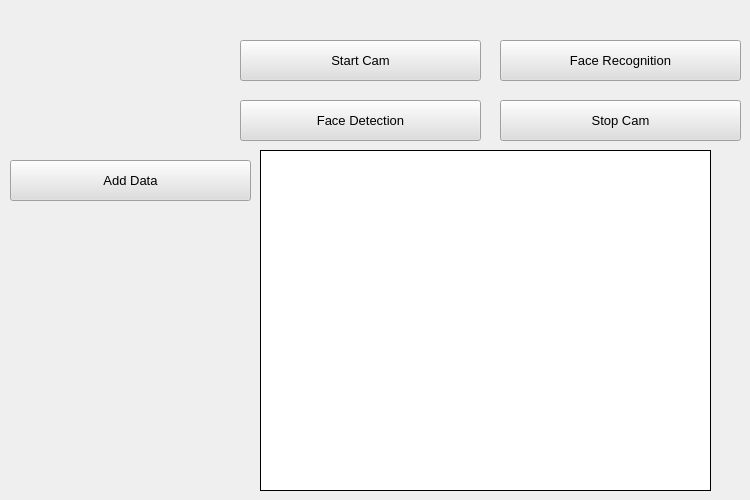
    <widget class="QWidget" name="tab_3">
     <attribute name="title">
      <string>Recognition</string>
     </attribute>
     <widget class="QLabel" name="Face_re_Label">
      <property name="geometry">
       <rect>
        <x>260</x>
        <y>150</y>
        <width>451</width>
        <height>341</height>
       </rect>
      </property>
      <property name="minimumSize">
       <size>
        <width>0</width>
        <height>0</height>
       </size>
      </property>
      <property name="autoFillBackground">
       <bool>false</bool>
      </property>
      <property name="styleSheet">
       <string notr="true">background-color: rgb(255, 255, 255);</string>
      </property>
      <property name="frameShape">
       <enum>QFrame::Box</enum>
      </property>
      <property name="text">
       <string/>
      </property>
     </widget>
     <widget class="QPushButton" name="start_cam_face_reBtn">
      <property name="geometry">
       <rect>
        <x>240</x>
        <y>40</y>
        <width>241</width>
        <height>41</height>
       </rect>
      </property>
      <property name="minimumSize">
       <size>
        <width>0</width>
        <height>41</height>
       </size>
      </property>
      <property name="font">
       <font>
        <family>MS Shell Dlg 2</family>
        <pointsize>10</pointsize>
       </font>
      </property>
      <property name="styleSheet">
       <string notr="true">background-color: rgb(222, 222, 222);</string>
      </property>
      <property name="text">
       <string>Start Cam</string>
      </property>
     </widget>
     <widget class="QPushButton" name="stop_cam_face_reBtn">
      <property name="geometry">
       <rect>
        <x>500</x>
        <y>100</y>
        <width>241</width>
        <height>41</height>
       </rect>
      </property>
      <property name="minimumSize">
       <size>
        <width>0</width>
        <height>41</height>
       </size>
      </property>
      <property name="font">
       <font>
        <family>MS Shell Dlg 2</family>
        <pointsize>10</pointsize>
       </font>
      </property>
      <property name="styleSheet">
       <string notr="true">background-color: rgb(222, 222, 222);</string>
      </property>
      <property name="text">
       <string>Stop Cam</string>
      </property>
     </widget>
     <widget class="QPushButton" name="face_recBtn">
      <property name="geometry">
       <rect>
        <x>500</x>
        <y>40</y>
        <width>241</width>
        <height>41</height>
       </rect>
      </property>
      <property name="minimumSize">
       <size>
        <width>0</width>
        <height>41</height>
       </size>
      </property>
      <property name="font">
       <font>
        <family>MS Shell Dlg 2</family>
        <pointsize>10</pointsize>
       </font>
      </property>
      <property name="styleSheet">
       <string notr="true">background-color: rgb(222, 222, 222);</string>
      </property>
      <property name="text">
       <string>Face Recognition</string>
      </property>
     </widget>
     <widget class="QPushButton" name="face_detcBtn">
      <property name="geometry">
       <rect>
        <x>240</x>
        <y>100</y>
        <width>241</width>
        <height>41</height>
       </rect>
      </property>
      <property name="minimumSize">
       <size>
        <width>0</width>
        <height>41</height>
       </size>
      </property>
      <property name="font">
       <font>
        <family>MS Shell Dlg 2</family>
        <pointsize>10</pointsize>
       </font>
      </property>
      <property name="styleSheet">
       <string notr="true">background-color: rgb(222, 222, 222);</string>
      </property>
      <property name="text">
       <string>Face Detection</string>
      </property>
     </widget>
     <widget class="QPushButton" name="Data_Btn">
      <property name="geometry">
       <rect>
        <x>10</x>
        <y>160</y>
        <width>241</width>
        <height>41</height>
       </rect>
      </property>
      <property name="minimumSize">
       <size>
        <width>0</width>
        <height>41</height>
       </size>
      </property>
      <property name="font">
       <font>
        <family>MS Shell Dlg 2</family>
        <pointsize>10</pointsize>
       </font>
      </property>
      <property name="styleSheet">
       <string notr="true">background-color: rgb(222, 222, 222);</string>
      </property>
      <property name="text">
       <string>Add Data</string>
      </property>
     </widget>
    </widget>
